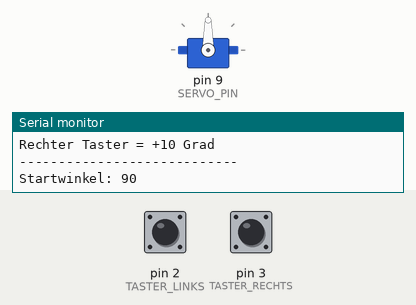
Simulated run of this sketch. Board: Arduino Uno, built with avr-gcc and run on an emulated ATmega328P. Parts: servo, the last lines printed to the serial monitor. Inputs (shaded band) come from the test bench; at power-on: pin 2 (TASTER_LINKS) HIGH, pin 3 (TASTER_RECHTS) HIGH.

Above: at 1.2 s.
1.3 s: pin 2 (TASTER_LINKS) pulled LOW for 1 s
At 2.4 s:
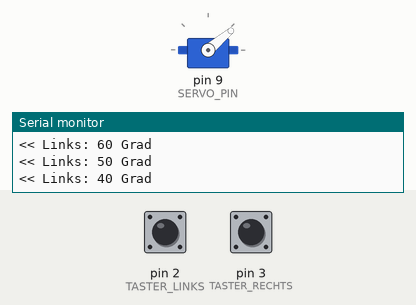
3.8 s: pin 3 (TASTER_RECHTS) pulled LOW for 3.2 s
At 7.7 s:
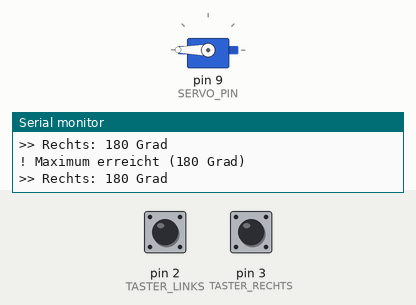
8.5 s: pin 2 (TASTER_LINKS) pulled LOW for 3.2 s
At 12.1 s:
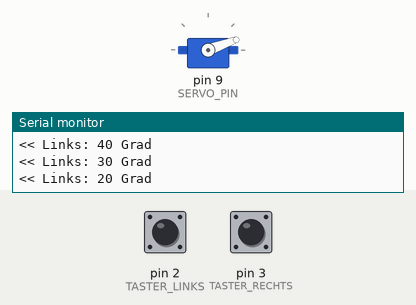
13.2 s: pin 2 (TASTER_LINKS) pulled LOW for 0.15 s
At 14.4 s:
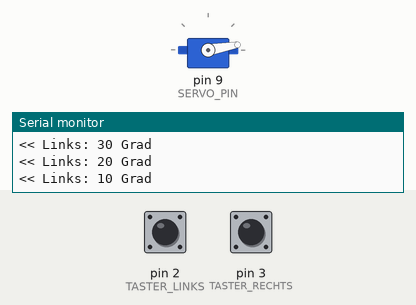
14.8 s: pin 3 (TASTER_RECHTS) pulled LOW for 0.15 s
At 16.0 s:
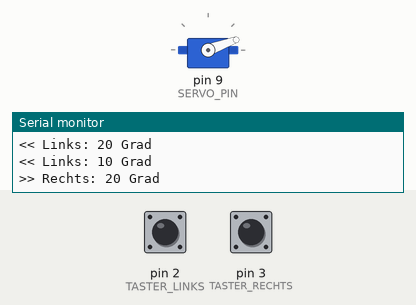
16.4 s: pin 3 (TASTER_RECHTS) pulled LOW for 1 s
At 18.4 s:
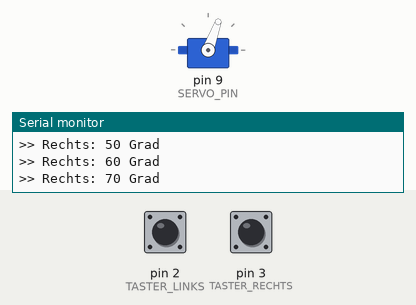
Timing chart, 0 to 19.9 s (numbered marks = the images above; inputs shaded):
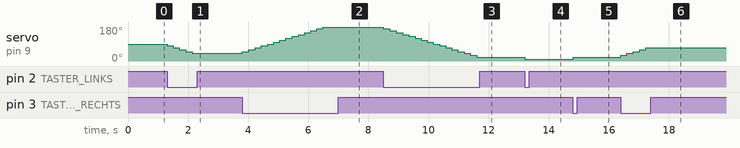

The sketch:

challenge3_taster.ino
```cpp
// I03 Challenge 3: Taster-Steuerung
// 2 Taster: Links/Rechts drehen in 10-Grad-Schritten

#include <Servo.h>

#define SERVO_PIN 9
#define TASTER_LINKS 2    // Taster fuer Linksdrehung
#define TASTER_RECHTS 3   // Taster fuer Rechtsdrehung

Servo servo;

int aktuellerWinkel = 90;  // Startposition: Mitte
int schrittweite = 10;     // Grad pro Tastendruck

// Entprellen
unsigned long letzterDruck = 0;
const unsigned long entprellZeit = 200;  // 200ms Entprellzeit

void setup() {
    Serial.begin(9600);
    servo.attach(SERVO_PIN);

    // Taster mit internem Pull-Up
    pinMode(TASTER_LINKS, INPUT_PULLUP);
    pinMode(TASTER_RECHTS, INPUT_PULLUP);

    Serial.println("Challenge 3: Taster-Steuerung");
    Serial.println("Linker Taster = -10 Grad");
    Serial.println("Rechter Taster = +10 Grad");
    Serial.println("----------------------------");

    // Startposition anfahren
    servo.write(aktuellerWinkel);
    Serial.print("Startwinkel: ");
    Serial.println(aktuellerWinkel);
}

void loop() {
    unsigned long jetztZeit = millis();

    // Linker Taster gedrueckt? (LOW wegen Pull-Up)
    if (digitalRead(TASTER_LINKS) == LOW) {
        if (jetztZeit - letzterDruck > entprellZeit) {
            // Nach links drehen (Winkel verringern)
            aktuellerWinkel -= schrittweite;

            // Minimum pruefen
            if (aktuellerWinkel < 0) {
                aktuellerWinkel = 0;
                Serial.println("! Minimum erreicht (0 Grad)");
            }

            servo.write(aktuellerWinkel);
            Serial.print("<< Links: ");
            Serial.print(aktuellerWinkel);
            Serial.println(" Grad");

            letzterDruck = jetztZeit;
        }
    }

    // Rechter Taster gedrueckt?
    if (digitalRead(TASTER_RECHTS) == LOW) {
        if (jetztZeit - letzterDruck > entprellZeit) {
            // Nach rechts drehen (Winkel erhoehen)
            aktuellerWinkel += schrittweite;

            // Maximum pruefen
            if (aktuellerWinkel > 180) {
                aktuellerWinkel = 180;
                Serial.println("! Maximum erreicht (180 Grad)");
            }

            servo.write(aktuellerWinkel);
            Serial.print(">> Rechts: ");
            Serial.print(aktuellerWinkel);
            Serial.println(" Grad");

            letzterDruck = jetztZeit;
        }
    }

    // Kurze Pause
    delay(10);
}
```

Measured:
- after the input at 1.3 s, servo on pin 9 (SERVO_PIN): moves from 90° to 40° over 0.83 s, starting at once
- after the input at 3.8 s, servo on pin 9 (SERVO_PIN): moves from 40° to 180° over 2.7 s, starting at once
- after the input at 8.5 s, servo on pin 9 (SERVO_PIN): moves from 180° to 20° over 3.1 s, starting at once
- after the input at 13.2 s, servo on pin 9 (SERVO_PIN): 20° → 10° at once
- after the input at 14.8 s, servo on pin 9 (SERVO_PIN): 10° → 20° at once
- after the input at 16.4 s, servo on pin 9 (SERVO_PIN): moves from 20° to 70° over 0.82 s, starting at once
